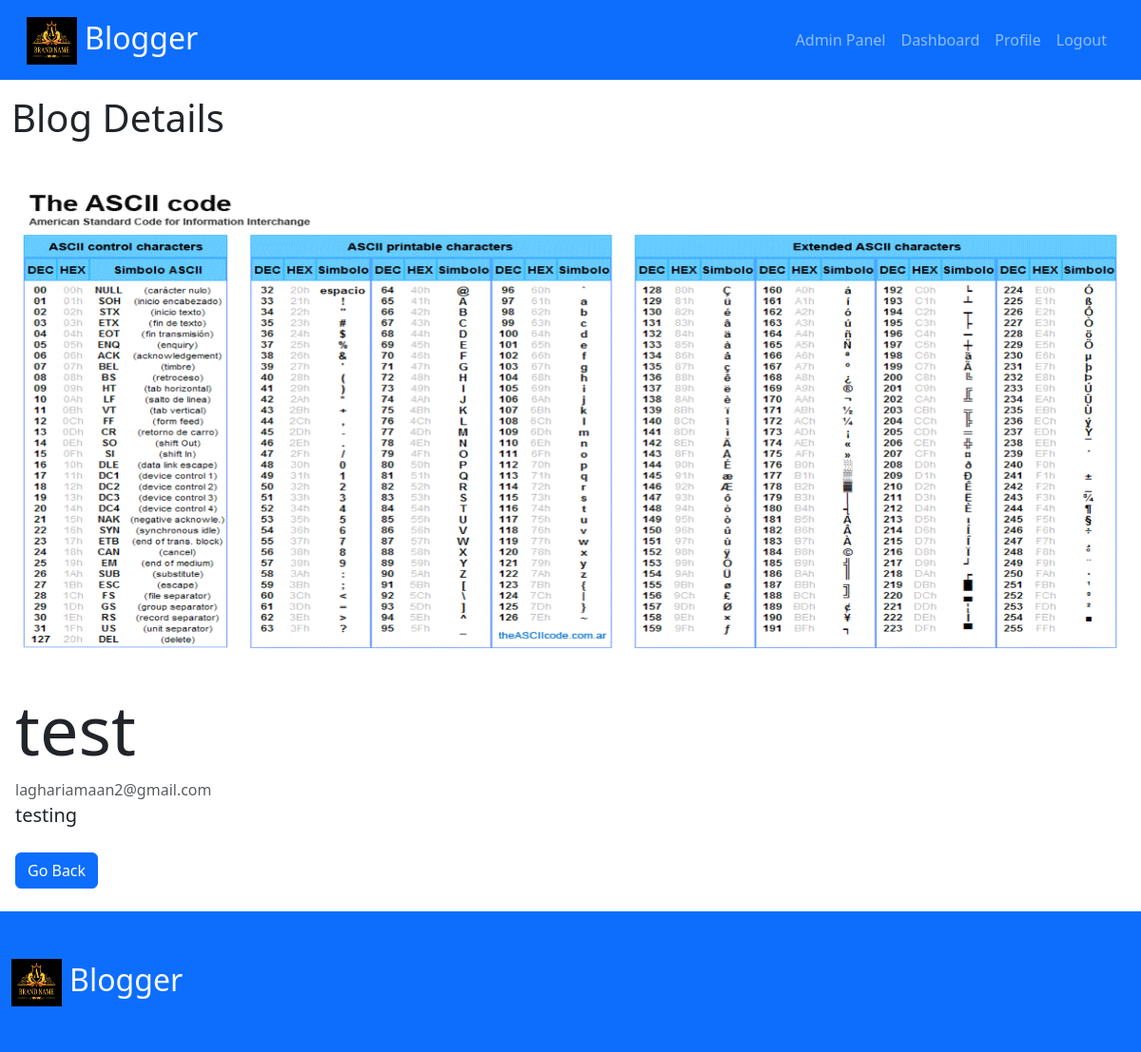
/user/blogdetails.php?id=2 (signed in), run on the app's committed database.
### tables this page shows
CREATE TABLE `blogs` (
  `id` int(11) NOT NULL,
  `title` varchar(1000) NOT NULL,
  `description` text NOT NULL,
  `image` varchar(2000) NOT NULL,
  `author` int(11) NOT NULL
);

CREATE TABLE `users` (
  `id` int(11) NOT NULL,
  `firstname` varchar(55) NOT NULL,
  `lastname` varchar(55) NOT NULL,
  `email` varchar(155) NOT NULL,
  `password` varchar(155) NOT NULL,
  `phone` varchar(11) NOT NULL,
  `uimage` varchar(2000) NOT NULL DEFAULT 'no image',
  `role` varchar(10) NOT NULL DEFAULT 'primary'
);

### user/blogdetails.php (the view, shortened to what this page needs)
<?php
require_once "../db.php";
require_once "./header.php"
?>
<div id="Dashboard" class="container-fluid">
    <h1 class="my-3">Blog Details</h1>
    <div class="row">
        <?php
            $sql = "SELECT b.id, b.title, b.description, b.image, u.email FROM blogs b INNER JOIN users u ON b.author = u.id WHERE b.id = {$_GET['id']}";
            $result = $con->query($sql);
            if($result->num_rows > 0){
                while($row = $result->fetch_object()){
            ?>
                    <div class="col-12 p-3">
                        <img src="./uploads/<?= $row->image ?>" class="img-fluid blog-img w-100" />
                    </div>
                    <div class="col-12 p-3">
                        <div class="d-flex flex-column">
                            <h3 class="display-2"><?= $row->title ?></h3>
                            <div class="text-muted"><?= $row->email ?></div>
                            <p class="lead">
                                <?= $row->description ?>
                            </p>
                            <div class="my-2">
                                <a href="./home.php" class="text-decoration-none">
                                    <button class="btn btn-primary">Go Back</button>
                                </a>
                            </div>
                        </div>
                    </div>
            <?php
                }
            }
            ?>
    </div>
</div>
<?php
require_once "./footer.php"
?>

### static/css/style.css (style rules this page uses)
#Dashboard { min-height: 74vh; }
.blog-img { height: 32rem; }

### data on the page
blogs: image (picture), title "test", author.email "laghariamaan2@gmail.com", description "testing"
